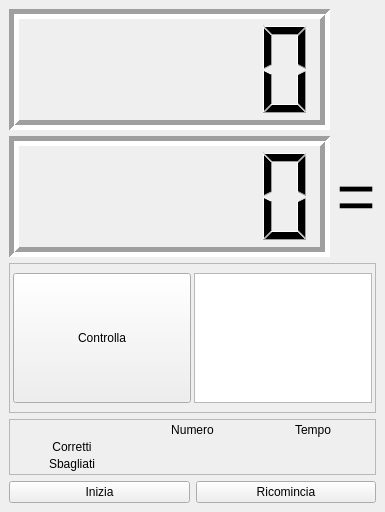
<?xml version="1.0" encoding="UTF-8"?>
<ui version="4.0">
 <class>main_window</class>
 <widget class="QMainWindow" name="main_window">
  <property name="geometry">
   <rect>
    <x>0</x>
    <y>0</y>
    <width>378</width>
    <height>512</height>
   </rect>
  </property>
  <property name="minimumSize">
   <size>
    <width>0</width>
    <height>0</height>
   </size>
  </property>
  <property name="windowTitle">
   <string>Fai due conti</string>
  </property>
  <widget class="QWidget" name="centralwidget">
   <layout class="QVBoxLayout" name="verticalLayout">
    <item>
     <spacer name="verticalSpacer">
      <property name="orientation">
       <enum>Qt::Vertical</enum>
      </property>
      <property name="sizeHint" stdset="0">
       <size>
        <width>20</width>
        <height>7</height>
       </size>
      </property>
     </spacer>
    </item>
    <item>
     <layout class="QGridLayout" name="gridLayout_4">
      <item row="1" column="0">
       <widget class="QLCDNumber" name="lcd_num_1">
        <property name="sizePolicy">
         <sizepolicy hsizetype="Fixed" vsizetype="Fixed">
          <horstretch>0</horstretch>
          <verstretch>0</verstretch>
         </sizepolicy>
        </property>
        <property name="minimumSize">
         <size>
          <width>321</width>
          <height>121</height>
         </size>
        </property>
        <property name="frameShape">
         <enum>QFrame::Box</enum>
        </property>
        <property name="frameShadow">
         <enum>QFrame::Sunken</enum>
        </property>
        <property name="lineWidth">
         <number>5</number>
        </property>
        <property name="smallDecimalPoint">
         <bool>true</bool>
        </property>
        <property name="digitCount">
         <number>5</number>
        </property>
        <property name="segmentStyle">
         <enum>QLCDNumber::Filled</enum>
        </property>
       </widget>
      </item>
      <item row="2" column="0">
       <widget class="QLCDNumber" name="lcd_num_2">
        <property name="sizePolicy">
         <sizepolicy hsizetype="Fixed" vsizetype="Fixed">
          <horstretch>0</horstretch>
          <verstretch>0</verstretch>
         </sizepolicy>
        </property>
        <property name="minimumSize">
         <size>
          <width>321</width>
          <height>121</height>
         </size>
        </property>
        <property name="frameShape">
         <enum>QFrame::Box</enum>
        </property>
        <property name="frameShadow">
         <enum>QFrame::Sunken</enum>
        </property>
        <property name="lineWidth">
         <number>5</number>
        </property>
        <property name="smallDecimalPoint">
         <bool>true</bool>
        </property>
        <property name="digitCount">
         <number>5</number>
        </property>
        <property name="segmentStyle">
         <enum>QLCDNumber::Filled</enum>
        </property>
       </widget>
      </item>
      <item row="1" column="1">
       <widget class="QLabel" name="label_3">
        <property name="font">
         <font>
          <pointsize>50</pointsize>
         </font>
        </property>
        <property name="text">
         <string/>
        </property>
       </widget>
      </item>
      <item row="2" column="1">
       <widget class="QLabel" name="label_5">
        <property name="font">
         <font>
          <pointsize>50</pointsize>
         </font>
        </property>
        <property name="text">
         <string>=</string>
        </property>
        <property name="alignment">
         <set>Qt::AlignCenter</set>
        </property>
       </widget>
      </item>
     </layout>
    </item>
    <item>
     <spacer name="verticalSpacer_2">
      <property name="orientation">
       <enum>Qt::Vertical</enum>
      </property>
      <property name="sizeHint" stdset="0">
       <size>
        <width>20</width>
        <height>6</height>
       </size>
      </property>
     </spacer>
    </item>
    <item>
     <widget class="QFrame" name="frame">
      <property name="frameShape">
       <enum>QFrame::StyledPanel</enum>
      </property>
      <property name="frameShadow">
       <enum>QFrame::Raised</enum>
      </property>
      <layout class="QHBoxLayout" name="horizontalLayout_2" stretch="1,1">
       <property name="spacing">
        <number>3</number>
       </property>
       <property name="leftMargin">
        <number>3</number>
       </property>
       <property name="rightMargin">
        <number>3</number>
       </property>
       <item>
        <widget class="QPushButton" name="check_button">
         <property name="sizePolicy">
          <sizepolicy hsizetype="Minimum" vsizetype="Expanding">
           <horstretch>0</horstretch>
           <verstretch>0</verstretch>
          </sizepolicy>
         </property>
         <property name="text">
          <string>Controlla</string>
         </property>
        </widget>
       </item>
       <item>
        <widget class="QPlainTextEdit" name="plainTextEdit">
         <property name="font">
          <font>
           <pointsize>50</pointsize>
          </font>
         </property>
         <property name="lineWrapMode">
          <enum>QPlainTextEdit::NoWrap</enum>
         </property>
        </widget>
       </item>
      </layout>
     </widget>
    </item>
    <item>
     <spacer name="verticalSpacer_5">
      <property name="orientation">
       <enum>Qt::Vertical</enum>
      </property>
      <property name="sizeHint" stdset="0">
       <size>
        <width>20</width>
        <height>7</height>
       </size>
      </property>
     </spacer>
    </item>
    <item>
     <widget class="QFrame" name="frame_2">
      <property name="frameShape">
       <enum>QFrame::StyledPanel</enum>
      </property>
      <property name="frameShadow">
       <enum>QFrame::Raised</enum>
      </property>
      <layout class="QGridLayout" name="gridLayout_2">
       <property name="leftMargin">
        <number>3</number>
       </property>
       <property name="topMargin">
        <number>3</number>
       </property>
       <property name="rightMargin">
        <number>3</number>
       </property>
       <property name="bottomMargin">
        <number>3</number>
       </property>
       <property name="spacing">
        <number>3</number>
       </property>
       <item row="1" column="2">
        <widget class="QLabel" name="time_correct_label">
         <property name="autoFillBackground">
          <bool>true</bool>
         </property>
         <property name="text">
          <string/>
         </property>
         <property name="alignment">
          <set>Qt::AlignCenter</set>
         </property>
        </widget>
       </item>
       <item row="1" column="1">
        <widget class="QLabel" name="num_correcti_label">
         <property name="autoFillBackground">
          <bool>true</bool>
         </property>
         <property name="text">
          <string/>
         </property>
         <property name="alignment">
          <set>Qt::AlignCenter</set>
         </property>
        </widget>
       </item>
       <item row="1" column="0">
        <widget class="QLabel" name="label_4">
         <property name="autoFillBackground">
          <bool>true</bool>
         </property>
         <property name="text">
          <string>Corretti</string>
         </property>
         <property name="alignment">
          <set>Qt::AlignCenter</set>
         </property>
        </widget>
       </item>
       <item row="0" column="1">
        <widget class="QLabel" name="label">
         <property name="enabled">
          <bool>true</bool>
         </property>
         <property name="autoFillBackground">
          <bool>true</bool>
         </property>
         <property name="text">
          <string>Numero</string>
         </property>
         <property name="alignment">
          <set>Qt::AlignCenter</set>
         </property>
         <property name="textInteractionFlags">
          <set>Qt::NoTextInteraction</set>
         </property>
        </widget>
       </item>
       <item row="0" column="2">
        <widget class="QLabel" name="label_2">
         <property name="autoFillBackground">
          <bool>true</bool>
         </property>
         <property name="text">
          <string>Tempo</string>
         </property>
         <property name="alignment">
          <set>Qt::AlignCenter</set>
         </property>
        </widget>
       </item>
       <item row="2" column="0">
        <widget class="QLabel" name="label_6">
         <property name="autoFillBackground">
          <bool>true</bool>
         </property>
         <property name="text">
          <string>Sbagliati</string>
         </property>
         <property name="alignment">
          <set>Qt::AlignCenter</set>
         </property>
        </widget>
       </item>
       <item row="2" column="2">
        <widget class="QLabel" name="time_wrong_label">
         <property name="autoFillBackground">
          <bool>true</bool>
         </property>
         <property name="text">
          <string/>
         </property>
         <property name="alignment">
          <set>Qt::AlignCenter</set>
         </property>
        </widget>
       </item>
       <item row="2" column="1">
        <widget class="QLabel" name="num_wrong_label">
         <property name="autoFillBackground">
          <bool>true</bool>
         </property>
         <property name="text">
          <string/>
         </property>
         <property name="alignment">
          <set>Qt::AlignCenter</set>
         </property>
        </widget>
       </item>
      </layout>
     </widget>
    </item>
    <item>
     <spacer name="verticalSpacer_3">
      <property name="orientation">
       <enum>Qt::Vertical</enum>
      </property>
      <property name="sizeHint" stdset="0">
       <size>
        <width>20</width>
        <height>6</height>
       </size>
      </property>
     </spacer>
    </item>
    <item>
     <layout class="QHBoxLayout" name="horizontalLayout_3">
      <item>
       <widget class="QPushButton" name="start_button">
        <property name="text">
         <string>Inizia</string>
        </property>
       </widget>
      </item>
      <item>
       <widget class="QPushButton" name="pushButton_2">
        <property name="text">
         <string>Ricomincia</string>
        </property>
       </widget>
      </item>
     </layout>
    </item>
    <item>
     <spacer name="verticalSpacer_4">
      <property name="orientation">
       <enum>Qt::Vertical</enum>
      </property>
      <property name="sizeHint" stdset="0">
       <size>
        <width>20</width>
        <height>7</height>
       </size>
      </property>
     </spacer>
    </item>
   </layout>
  </widget>
  <widget class="QMenuBar" name="menubar">
   <property name="geometry">
    <rect>
     <x>0</x>
     <y>0</y>
     <width>378</width>
     <height>21</height>
    </rect>
   </property>
  </widget>
 </widget>
 <resources/>
 <connections/>
</ui>
